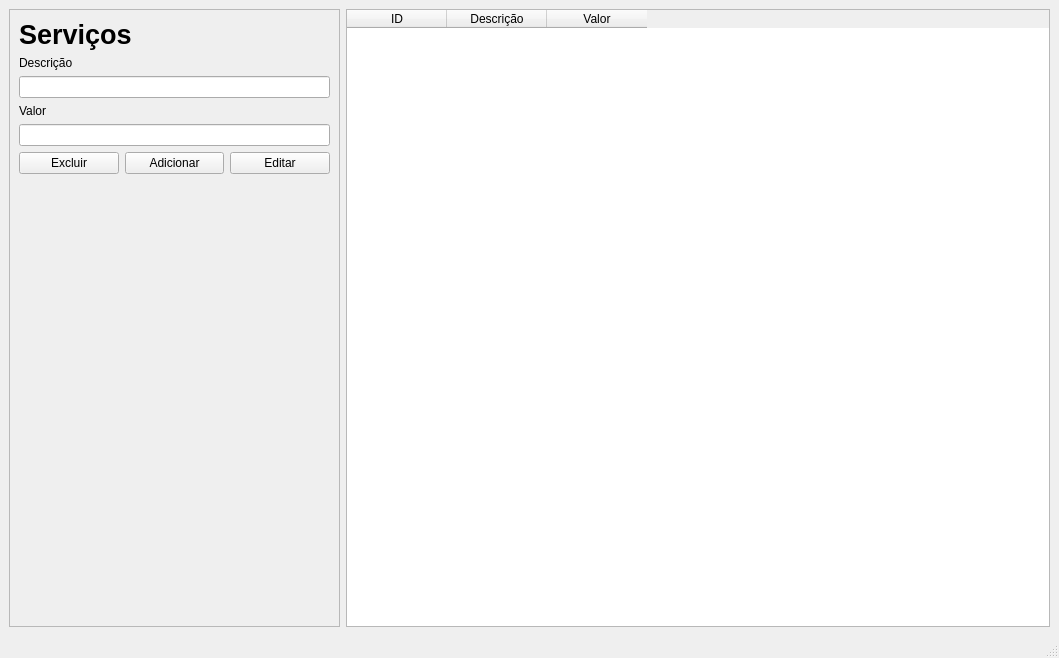
<?xml version="1.0" encoding="UTF-8"?>
<ui version="4.0">
 <class>MainWindow</class>
 <widget class="QMainWindow" name="MainWindow">
  <property name="geometry">
   <rect>
    <x>0</x>
    <y>0</y>
    <width>1059</width>
    <height>658</height>
   </rect>
  </property>
  <property name="windowTitle">
   <string>MainWindow</string>
  </property>
  <widget class="QWidget" name="centralwidget">
   <layout class="QHBoxLayout" name="horizontalLayout_2">
    <item>
     <widget class="QFrame" name="frame">
      <property name="minimumSize">
       <size>
        <width>0</width>
        <height>431</height>
       </size>
      </property>
      <property name="maximumSize">
       <size>
        <width>331</width>
        <height>16777215</height>
       </size>
      </property>
      <property name="frameShape">
       <enum>QFrame::StyledPanel</enum>
      </property>
      <property name="frameShadow">
       <enum>QFrame::Raised</enum>
      </property>
      <layout class="QVBoxLayout" name="verticalLayout">
       <item>
        <widget class="QLabel" name="label">
         <property name="font">
          <font>
           <pointsize>20</pointsize>
           <weight>75</weight>
           <bold>true</bold>
          </font>
         </property>
         <property name="text">
          <string>Serviços</string>
         </property>
        </widget>
       </item>
       <item>
        <widget class="QLabel" name="label_2">
         <property name="text">
          <string>Descrição</string>
         </property>
        </widget>
       </item>
       <item>
        <widget class="QLineEdit" name="descricao"/>
       </item>
       <item>
        <widget class="QLabel" name="label_3">
         <property name="text">
          <string>Valor</string>
         </property>
        </widget>
       </item>
       <item>
        <widget class="QLineEdit" name="valor"/>
       </item>
       <item>
        <layout class="QHBoxLayout" name="horizontalLayout">
         <item>
          <widget class="QPushButton" name="delBtn">
           <property name="text">
            <string>Excluir</string>
           </property>
          </widget>
         </item>
         <item>
          <widget class="QPushButton" name="addBtn">
           <property name="text">
            <string>Adicionar</string>
           </property>
          </widget>
         </item>
         <item>
          <widget class="QPushButton" name="editBtn">
           <property name="text">
            <string>Editar</string>
           </property>
          </widget>
         </item>
        </layout>
       </item>
       <item>
        <spacer name="verticalSpacer">
         <property name="orientation">
          <enum>Qt::Vertical</enum>
         </property>
         <property name="sizeHint" stdset="0">
          <size>
           <width>20</width>
           <height>416</height>
          </size>
         </property>
        </spacer>
       </item>
      </layout>
     </widget>
    </item>
    <item>
     <widget class="QTableWidget" name="tabela">
      <column>
       <property name="text">
        <string>ID</string>
       </property>
      </column>
      <column>
       <property name="text">
        <string>Descrição</string>
       </property>
      </column>
      <column>
       <property name="text">
        <string>Valor</string>
       </property>
      </column>
     </widget>
    </item>
   </layout>
  </widget>
  <widget class="QMenuBar" name="menubar">
   <property name="geometry">
    <rect>
     <x>0</x>
     <y>0</y>
     <width>1059</width>
     <height>21</height>
    </rect>
   </property>
  </widget>
  <widget class="QStatusBar" name="statusbar"/>
 </widget>
 <resources/>
 <connections/>
</ui>
